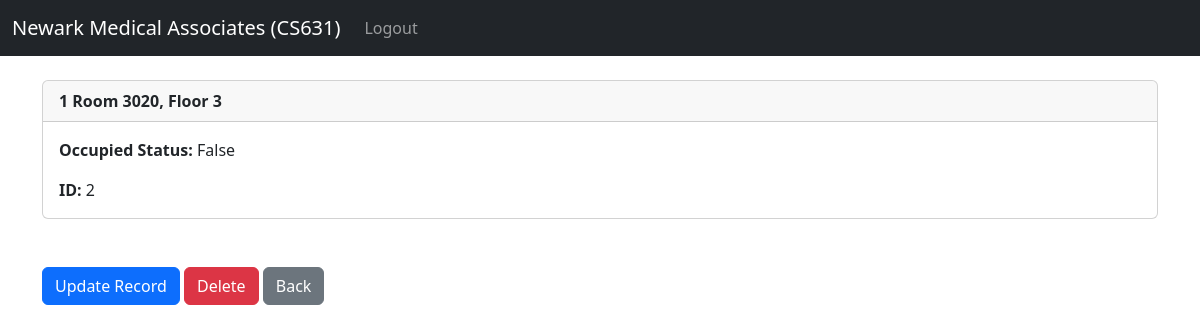
The page /in_patient_management/bed2 (signed in) on the database its author committed.
### website/models.py (models this page shows, shortened)
class Bed(models.Model):
    room = models.ForeignKey(Room, on_delete=models.CASCADE)
    bed_number = models.PositiveIntegerField()
    is_occupied = models.BooleanField(default=False)
    class Meta:
        unique_together = ('room', 'bed_number')

class Room(models.Model):
    room_number = models.CharField(max_length=10, unique=True)
    floor = models.PositiveIntegerField()
    wing = models.CharField(max_length=10)
    description = models.TextField(blank=True, null=True)
    def __str__(self):
        return f"Room {self.room_number}, Floor {self.floor}"

### website/views.py (the view)
# urls.py: path('in_patient_management/bed<int:pk>', views.bed_record, name='bed'),
def bed_record(request, pk):
    if request.user.is_authenticated:
        bed_record = Bed.objects.get(id=pk)
        return render(request, 'in_patient_managements/bed.html', {'bed_record': bed_record})
    else:
        messages.success(request, "This action requires the user to be logged in.")
        return redirect('home')

### website/templates/in_patient_managements/bed.html
{% extends 'base.html' %}
{% block content %}
<div class="card">
  <div class="card-header"><strong>
    	{{ bed_record.bed_number }}
		{{ bed_record.room }}</strong>
  </div>
  <div class="card-body">
<p class="card-text">
<strong>Occupied Status: </strong>{{ bed_record.is_occupied}}</p>
<p class="card-text">
<strong>ID: </strong>{{ bed_record.id }}</p>
  </div>
</div>
<br/><br/>
<a href="{% url 'update_bed' bed_record.id %}" class="btn btn-primary">Update Record</a>
<a href="{% url 'delete_bed' bed_record.id %}" class="btn btn-danger">Delete</a>
<a href="{% url 'bed_table' %}" class="btn btn-secondary">Back</a>
{% endblock %}

### rows shown on the page
Bed: bed_number "1", room "Room 3020, Floor 3", is_occupied "False", id "2"
